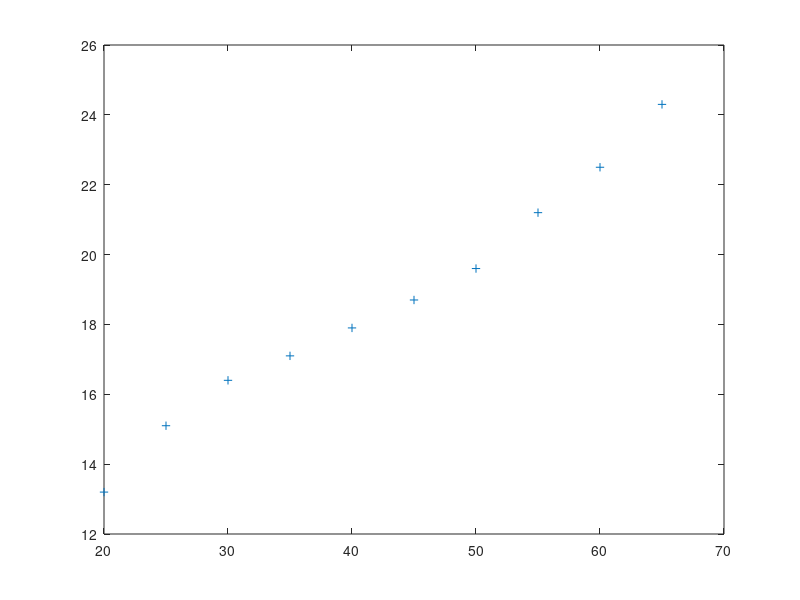

Write MATLAB code to recreate this figure. (Note: this script raises an error after producing the figure.)
x=20:5:65;
y=[13.2 15.1 16.4 17.1 17.9 18.7 19.6 21.2 22.5 24.3];
figure(1);
plot(x,y,'+');
[b,bint,r,rint,stats]=regress(y',[ones(10,1) x']);
figure(2);
rcoplot(r,rint);
b;bint;stats;
figure(3);
z=b(1)+b(2)*x;
z_l=bint(1,1)+bint(2,1)*x;
z_u=bint(1,2)+bint(2,2)*x;
plot(x,y,'+',x,z,'r',x,z_l,'g-',x,z_u,'g-');
y42=b(1)+b(2)*42
y42ran=bint(1,:)+bint(2,:)*43